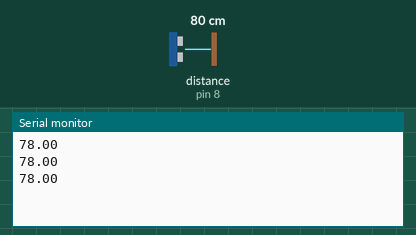
This sketch was run on a simulated Arduino Uno, built with avr-gcc and run on an emulated ATmega328P. Parts: the last lines printed to the serial monitor. Wiring (inferred from the names in the program): ultrasonic range finder: trigger pin 12; echo pin 8. Inputs (shaded band) come from the test bench; at power-on: distance to the obstacle (sensor on pin 8) 80 cm. The echo pulse lasts 58.3 µs per cm.

Above: at 1.2 s.
1.3 s: distance to the obstacle (sensor on pin 8) set to 2 cm
At 1.47 s:
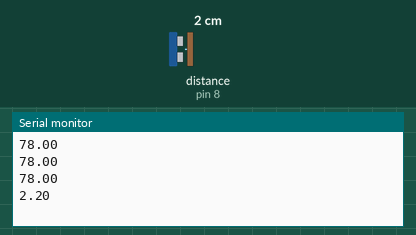
2.8 s: distance to the obstacle (sensor on pin 8) set to 4 cm
At 2.88 s:
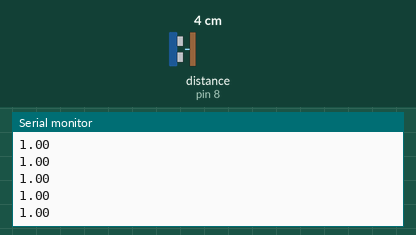
Timing chart, 0 to 5.8 s (numbered marks = the images above; inputs shaded):
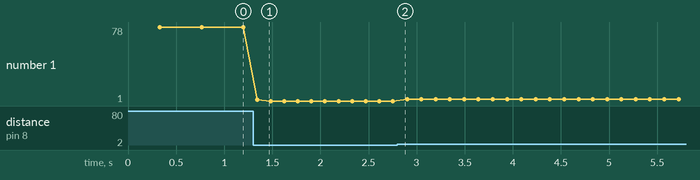

The sketch:

Ultrasonic.ino
```cpp
int trigPin = 12;
int echoPin = 8;
long duration;
int distance;
int POINTS = 64;

void setup() {
  Serial.begin(9600);
  pinMode(trigPin, OUTPUT);
  pinMode(echoPin, INPUT);

}

void loop() {


  float avgDistance = 0;
  for(int i = 0; i < 64; i++){
    avgDistance += measureDistance();
  }

  avgDistance = avgDistance / 64;

  Serial.println(avgDistance);

  delay(100);


}

int measureDistance(){
   digitalWrite(trigPin, LOW);
  delayMicroseconds(2);

  digitalWrite(trigPin, HIGH);
  delayMicroseconds(10);
  digitalWrite(trigPin, LOW);

  duration = pulseIn(echoPin, HIGH);

  distance = duration * 0.034 / 2;

  return distance;
}
```

Measured:
- after the input at 1.3 s, the serial monitor: prints a new line at once (image 1)
- plotted number 1: 78 → 1 after the input at 1.3 s, 1 → 3 after the input at 2.8 s
